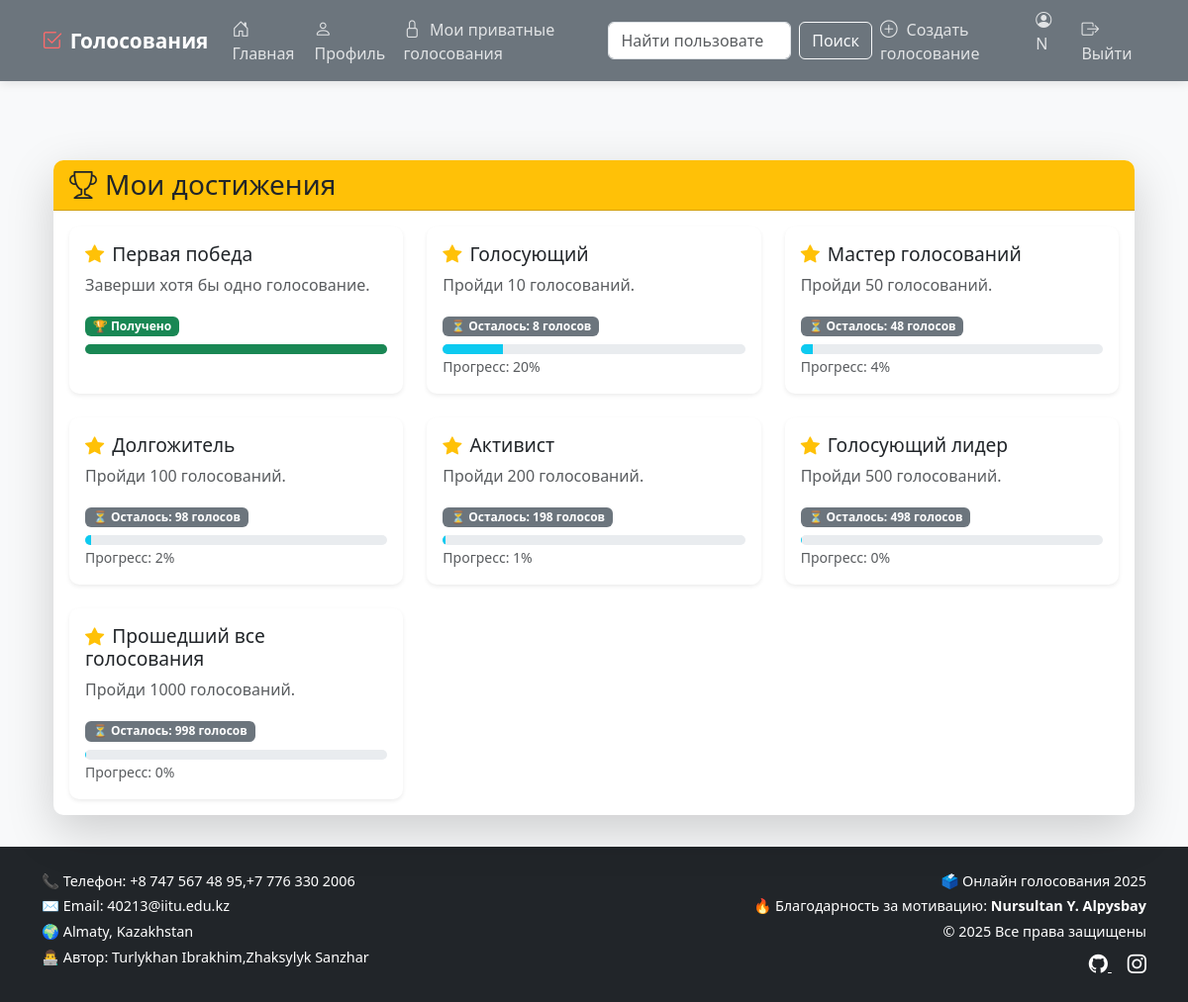
Page /achievements/ (signed in) on the committed database.
### polls/models.py (models this page shows)
class Achievement(models.Model):
    name = models.CharField(max_length=100)
    description = models.TextField()
    required_votes = models.PositiveIntegerField()
    created_at = models.DateTimeField(auto_now_add=True)  # автоматическая установка при создании
    total_votes_required = models.PositiveIntegerField(help_text="Количество голосований, которые необходимо пройти для достижения")
    goal = models.PositiveIntegerField(default=0, help_text="Цель для достижения")  # Новый атрибут
    icon = models.ImageField(upload_to='achievement_icons/', blank=True, null=True)  # Добавление поля icon
    def __str__(self):
        return self.name

### polls/views.py (the view, shortened to what this page needs)
# urls.py: path('achievements/', views.achievements_page, name='achievements'),
def achievements_page(request):
    achievements = Achievement.objects.all()
    user_achievements_qs = UserAchievement.objects.filter(user=request.user).select_related('achievement')
    user_achievements_map = {ua.achievement.id: ua for ua in user_achievements_qs}
    user_achievements_data = []
    for achievement in achievements:
        user_achievement = user_achievements_map.get(achievement.id)
        if user_achievement:
            user_achievements_data.append({
                'achievement': achievement,
                'remaining_votes': user_achievement.remaining_votes,
                'progress_percentage': user_achievement.progress_percentage,
                'achieved': user_achievement.achieved,
            })
    print(user_achievements_data)  # Выведет в консоль данные для отладки
    context = {
        'user_achievements_data': user_achievements_data,
    }
    return render(request, 'polls/achievements.html', context)

### polls/models.py (called while the page is built)
    @property
    def remaining_votes(self):
        if not self.achieved:
            remaining = self.achievement.total_votes_required - self.votes_completed
            return remaining if remaining > 0 else 0  # Возвращаем 0, если голосований не осталось
        return 0

    @property
    def progress_percentage(self):
        if self.achievement.total_votes_required > 0:
            progress = (self.votes_completed / self.achievement.total_votes_required) * 100
            return min(progress, 100)  # Ограничиваем прогресс 100%
        return 0

### polls/templates/polls/achievements.html (shortened to what this page needs)
{% extends 'polls/base.html' %}
{% load custom_filters %}
{% block content %}
<div class="container mt-4">
  <div class="card shadow-lg">
    <div class="card-header bg-warning text-dark">
      <h3 class="mb-0"><i class="bi bi-trophy me-2"></i>Мои достижения</h3>
    </div>
    <div class="card-body">
      {% if user_achievements_data %}
        <div class="row row-cols-1 row-cols-md-2 row-cols-lg-3 g-4">
          {% for data in user_achievements_data %}
            <div class="col">
              <div class="card h-100 shadow-sm border-0">
                <div class="card-body">
                  <h5 class="card-title">
                    <i class="bi bi-star-fill text-warning me-2"></i>{{ data.achievement.name }}
                  </h5>
                  <p class="card-text text-muted">{{ data.achievement.description }}</p>
                  {% if data.achieved %}
                    <span class="badge bg-success mb-2">🏆 Получено</span>
                    <div class="progress" style="height: 10px;">
                      <div class="progress-bar bg-success" role="progressbar"
                          style="width: 100%;" aria-valuenow="100"
                          aria-valuemin="0" aria-valuemax="100"></div>
                    </div>
                  {% else %}
                    <span class="badge bg-secondary mb-2">⏳ Осталось: {{ data.remaining_votes }} голосов</span>
                    <div class="progress" style="height: 10px;">
                      <div class="progress-bar bg-info" role="progressbar"
                          style="width: {{ data.progress_percentage }}%;" aria-valuenow="{{ data.progress_percentage }}"
                          aria-valuemin="0" aria-valuemax="100"></div>
                    </div>
                    <small class="text-muted">Прогресс: {{ data.progress_percentage|floatformat:0 }}%</small>
                  {% endif %}
                </div>
              </div>
            </div>
          {% endfor %}
        </div>
      {% else %}
        <div class="alert alert-info mt-3">
          <i class="bi bi-info-circle me-2"></i> У вас пока нет достижений.
        </div>
      {% endif %}
    </div>
  </div>
</div>
{% endblock %}

### polls/templates/polls/base.html (shortened to what this page needs)
<!DOCTYPE html>
<html lang="ru">
<head>
    <link href="https://cdn.jsdelivr.net/npm/bootstrap@5.3.0/dist/css/bootstrap.min.css" rel="stylesheet">
    <link rel="stylesheet" href="https://cdn.jsdelivr.net/npm/bootstrap-icons@1.11.1/font/bootstrap-icons.css">
</head>
<body>
    <nav class="navbar navbar-expand-lg navbar-dark mb-4">
        <div class="container">
            <a class="navbar-brand" href="{% url 'home' %}">
                <i class="bi bi-check2-square me-2"></i>Голосования
            </a>
            <div class="collapse navbar-collapse" id="navbarNav">
                <ul class="navbar-nav me-auto">
                    <li class="nav-item">
                        <a class="nav-link {% if request.resolver_match.url_name == 'home' %}active{% endif %}"
                           href="{% url 'home' %}">
                            <i class="bi bi-house-door"></i> Главная
                        </a>
                    </li>
                    {% if user.is_authenticated %}
                    <li class="nav-item">
                        <a class="nav-link {% if request.resolver_match.url_name == 'profile' %}active{% endif %}"
                           href="{% url 'profile' %}">
                            <i class="bi bi-person"></i> Профиль
                        </a>
                    </li>
                    {% endif %}
                    <li class="nav-item">
                         <a class="nav-link {% if request.resolver_match.url_name == 'my_private_elections' %}active{% endif %}"
                            href="{% url 'my_private_elections' %}">
                             <i class="bi bi-lock"></i> Мои приватные голосования
                         </a>
                    </li>
                </ul>
                 <form class="d-flex" role="search" action="{% url 'user_search' %}" method="get">
                     <input class="form-control me-2" type="search" name="q" placeholder="Найти пользователя">
                     <button class="btn btn-outline-light" type="submit">Поиск</button>
                 </form>
                <ul class="navbar-nav">
                    {% if user.is_authenticated %}
                        {% if user.is_authenticated %}
                        <li class="nav-item">
                            <a class="nav-link {% if request.resolver_match.url_name == 'create_election' %}active{% endif %}"
                               href="{% url 'create_election' %}">
                                <i class="bi bi-plus-circle"></i> Создать голосование
                            </a>
                        </li>
                        {% endif %}
                        <li class="nav-item">
                            <span class="navbar-text me-3">
                                <i class="bi bi-person-circle"></i> {{ user.username }}
                            </span>
                        </li>
                        <li class="nav-item">
                            <a class="nav-link" href="{% url 'logout' %}">
                                <i class="bi bi-box-arrow-right"></i> Выйти
                            </a>
                        </li>
                    {% endif %}
                </ul>
            </div>
        </div>
    </nav>
    <main class="content">
        <div class="container">
            {% block content %}{% endblock %}
        </div>
    </main>
   <footer class="bg-dark text-white py-4 mt-auto">
    <div class="container">
        <div class="row">
            <div class="col-md-6 text-start">
                <p class="mb-1">📞 Телефон: +8 747 567 48 95,+7 776 330 2006 </p>
                <p class="mb-1">✉️ Email: 40213@iitu.edu.kz </p>
                <p class="mb-1">🌍 Almaty, Kazakhstan</p>
                <p class="mb-0">👨‍💻 Автор: Turlykhan Ibrakhim,Zhaksylyk Sanzhar</p>
            </div>
            <div class="col-md-6 text-md-end text-start mt-3 mt-md-0">
                <p class="mb-1">🗳️ Онлайн голосования 2025</p>
                <p class="mb-1">🔥 Благодарность за мотивацию: <strong>Nursultan Y. Alpysbay</strong></p>
                <p class="mb-2">&copy; {% now "Y" %} Все права защищены</p>
                <div>
                    <a href="https://github.com/Ibrakhim-Tur" class="text-white me-3" target="_blank">
                        <i class="bi bi-github" style="font-size: 1.2rem;"></i>
                    </a>
                    <a href="https://www.instagram.com/ibrahimturlihan/" class="text-white" target="_blank">
                        <i class="bi bi-instagram" style="font-size: 1.2rem;"></i>
                    </a>
                </div>
            </div>
        </div>
    </div>
</footer>
</body>
</html>

### polls/templates/polls/base.html (style rules this page uses)
:root { --primary-color: #4a6bff; --secondary-color: #6c757d; --dark-color: #2c3e50; --light-color: #f8f9fa; --accent-color: #ff6b6b; }
body { background-color: var(--light-color); display: flex; flex-direction: column; min-height: 100vh; font-family: 'Segoe UI', Tahoma, Geneva, Verdana, sans-serif; }
.navbar { background-color: var(--secondary-color) !important; box-shadow: 0 2px 10px rgba(0,0,0,0.1); }
.navbar-brand { font-weight: 600; font-size: 1.3rem; color: white !important; }
.navbar-brand i { color: var(--accent-color); }
.nav-link { color: rgba(255,255,255,0.8) !important; font-size: 1rem; padding: 0.5rem 1rem; transition: all 0.3s ease; }
.nav-link i { margin-right: 0.3rem; font-size: 1.1rem; }
.navbar-text { color: rgba(255,255,255,0.8) !important; }
.content { flex: 1; padding: 2rem 0; }
.card { transition: all 0.3s ease; border: none; border-radius: 10px; overflow: hidden; box-shadow: 0 4px 6px rgba(0,0,0,0.05); }
footer { background-color: var(--secondary-colorx) !important; color: white; padding: 1.5rem 0; font-size: 0.9rem; }

### polls/templates/polls/achievements.html (style rules this page uses)
.card-title { font-size: 1.2rem; }
.progress-bar { transition: width 0.6s ease; }

### rows in the picture
Achievement: achievement.name "Первая победа", achievement.description "Заверши хотя бы одно голосование.", shows "🏆 Получено"
Achievement: achievement.name "Голосующий", achievement.description "Пройди 10 голосований.", remaining_votes "8", {{ data.progress_percentage }} 20.0 (drawn), progress_percentage "20"
Achievement: achievement.name "Мастер голосований", achievement.description "Пройди 50 голосований.", remaining_votes "48", {{ data.progress_percentage }} 4.0 (drawn), progress_percentage "4"
Achievement: achievement.name "Долгожитель", achievement.description "Пройди 100 голосований.", remaining_votes "98", {{ data.progress_percentage }} 2.0 (drawn), progress_percentage "2"
Achievement: achievement.name "Активист", achievement.description "Пройди 200 голосований.", remaining_votes "198", {{ data.progress_percentage }} 1.0 (drawn), progress_percentage "1"
Achievement: achievement.name "Голосующий лидер", achievement.description "Пройди 500 голосований.", remaining_votes "498", progress_percentage "0"
Achievement: achievement.name "Прошедший все голосования", achievement.description "Пройди 1000 голосований.", remaining_votes "998", progress_percentage "0"

### other values in the picture
{{ user.username }} "N"
